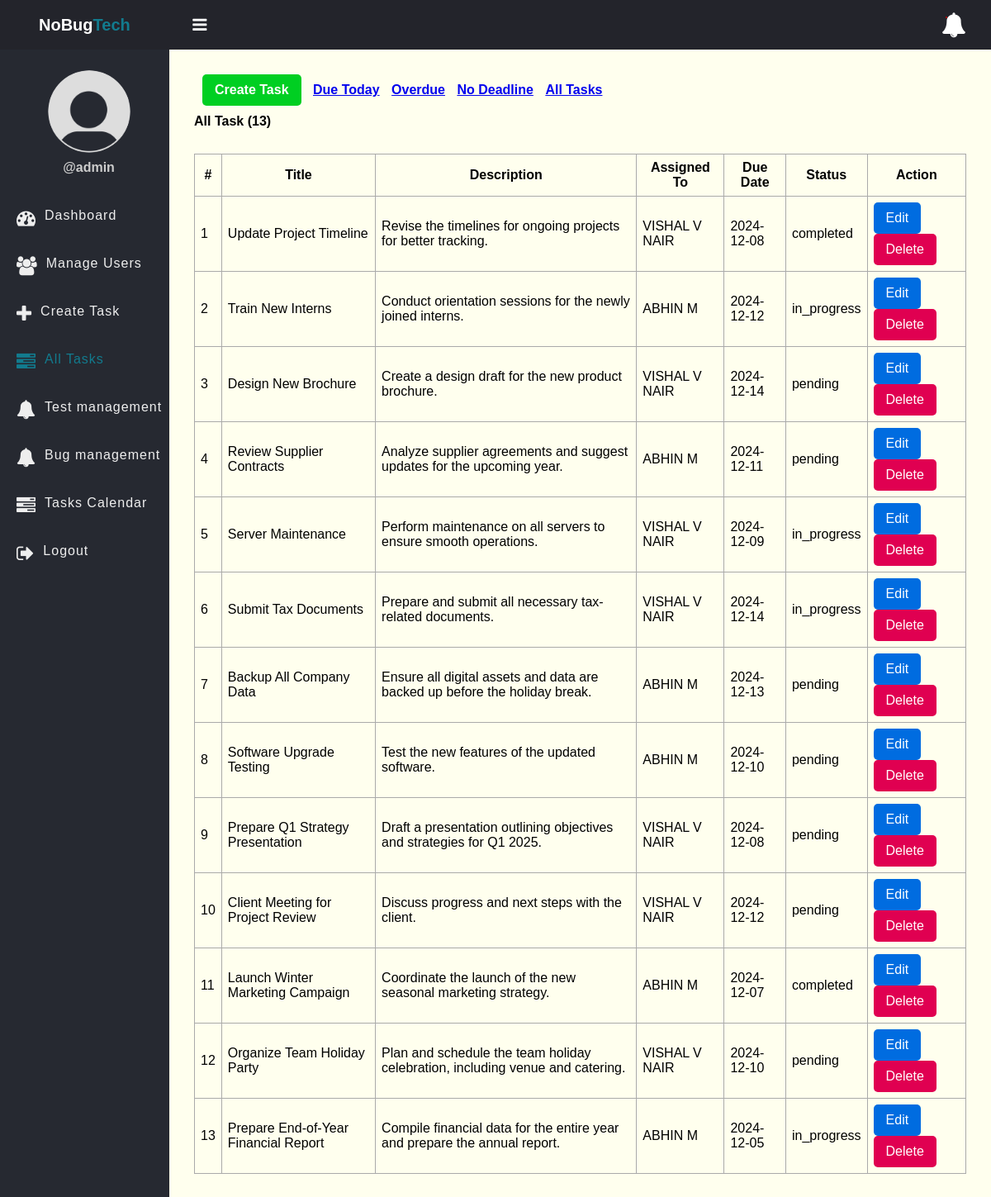
The app's page /tasks.php (signed in), older data.
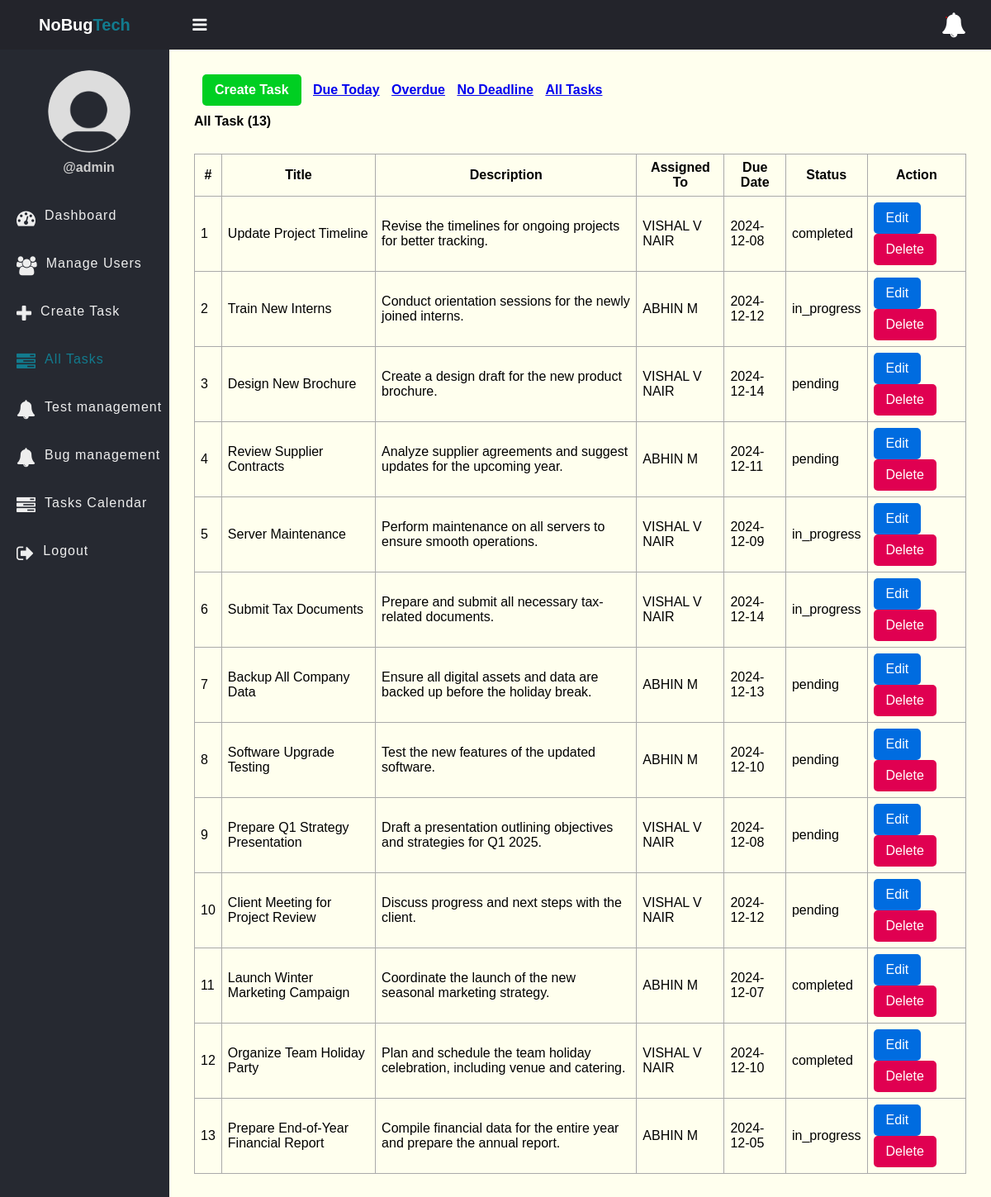
The same page, newer data.
### tables this page shows
CREATE TABLE `tasks` (
  `id` int(11) NOT NULL,
  `ProjectID` int(11) NOT NULL,
  `title` varchar(100) NOT NULL,
  `description` text DEFAULT NULL,
  `assigned_to` int(11) DEFAULT NULL,
  `due_date` date DEFAULT NULL,
  `status` enum('pending','bugs_founded','in_progress','completed') DEFAULT 'pending',
  `created_at` timestamp NOT NULL DEFAULT current_timestamp(),
  `Priority` int(11) NOT NULL
);

### app/Model/Task.php (called while the page is built, shortened)
<?php
function get_all_tasks($conn)
{
	$sql = "SELECT * FROM tasks ORDER BY id DESC";
	$stmt = $conn->prepare($sql);
	$stmt->execute([]);
	if ($stmt->rowCount() > 0) {
		$tasks = $stmt->fetchAll();
	} else $tasks = 0;
	return $tasks;
}
function count_tasks($conn)
{
	$sql = "SELECT id FROM tasks";
	$stmt = $conn->prepare($sql);
	$stmt->execute([]);
	return $stmt->rowCount();
}

### app/Model/User.php (called while the page is built, shortened)
<?php
function get_all_users($conn){
	$sql = "SELECT * FROM users WHERE role =? ";
	$stmt = $conn->prepare($sql);
	$stmt->execute(["employee"]);
	if($stmt->rowCount() > 0){
		$users = $stmt->fetchAll();
	}else $users = 0;
	return $users;
}

### tasks.php (the view, shortened to what this page needs)
<?php
if (isset($_SESSION['role']) && isset($_SESSION['id']) && $_SESSION['role'] == "admin") {
    include "DB_connection.php";
    include "app/Model/Task.php";
    include "app/Model/User.php";
    $text = "All Task";
    if (isset($_GET['due_date']) &&  $_GET['due_date'] == "Due Today") {
    	$text = "Due Today";
      $tasks = get_all_tasks_due_today($conn);
      $num_task = count_tasks_due_today($conn);
    }else if (isset($_GET['due_date']) &&  $_GET['due_date'] == "Overdue") {
    	$text = "Overdue";
      $tasks = get_all_tasks_overdue($conn);
      $num_task = count_tasks_overdue($conn);
    }else if (isset($_GET['due_date']) &&  $_GET['due_date'] == "No Deadline") {
    	$text = "No Deadline";
      $tasks = get_all_tasks_NoDeadline($conn);
      $num_task = count_tasks_NoDeadline($conn);
    }else{
    	 $tasks = get_all_tasks($conn);
       $num_task = count_tasks($conn);
    }
    $users = get_all_users($conn);
 ?>
<!DOCTYPE html>
<html>
<head>
	<link rel="stylesheet" href="https://stackpath.bootstrapcdn.com/font-awesome/4.7.0/css/font-awesome.min.css">
	<link rel="stylesheet" href="css/style.css?v=<?php echo time();?>">
</head>
<body>
	<?php include "inc/header.php" ?>
	<div class="body">
		<?php include "inc/nav.php" ?>
		<section class="section-1">
			<h4 class="title-2">
				<a href="create_task.php" class="btn">Create Task</a>
				<a href="tasks.php?due_date=Due Today">Due Today</a>
				<a href="tasks.php?due_date=Overdue">Overdue</a>
				<a href="tasks.php?due_date=No Deadline">No Deadline</a>
				<a href="tasks.php">All Tasks</a>
			</h4>
         <h4 class="title-2"><?=$text?> (<?=$num_task?>)</h4>
			<?php if ($tasks != 0) { ?>
			<table class="main-table">
				<tr>
					<th>#</th>
					<th>Title</th>
					<th>Description</th>
					<th>Assigned To</th>
					<th>Due Date</th>
					<th>Status</th>
					<th>Action</th>
				</tr>
				<?php $i=0; foreach ($tasks as $task) { ?>
				<tr>
					<td><?=++$i?></td>
					<td><?=$task['title']?></td>
					<td><?=$task['description']?></td>
					<td>
						<?php
                  foreach ($users as $user) {
						if($user['id'] == $task['assigned_to']){
							echo $user['full_name'];
						}}?>
	            </td>
	            <td><?php if($task['due_date'] == "") echo "No Deadline";
	                      else echo $task['due_date'];
	               ?></td>
	            <td><?=$task['status']?></td>
					<td>
						<a href="edit-task.php?id=<?=$task['id']?>" class="edit-btn">Edit</a>
						<a href="delete-task.php?id=<?=$task['id']?>" class="delete-btn">Delete</a>
					</td>
				</tr>
			   <?php	} ?>
			</table>
		<?php }else { ?>
			<h3>Empty</h3>
		<?php  }?>
		</section>
	</div>
</body>
</html>
<?php }else{
   $em = "First login";
   header("Location: login.php?error=$em");
   exit();
}
 ?>

Row changes from the older to the newer data that the page shows:
changed tasks "Organize Team Holiday Party": status "pending" → "completed"
